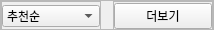
                     <widget class="QFrame" name="frame_7">
                      <property name="minimumSize">
                       <size>
                        <width>0</width>
                        <height>30</height>
                       </size>
                      </property>
                      <property name="maximumSize">
                       <size>
                        <width>16777215</width>
                        <height>30</height>
                       </size>
                      </property>
                      <property name="frameShape">
                       <enum>QFrame::StyledPanel</enum>
                      </property>
                      <property name="frameShadow">
                       <enum>QFrame::Raised</enum>
                      </property>
                      <layout class="QHBoxLayout" name="horizontalLayout">
                       <property name="leftMargin">
                        <number>0</number>
                       </property>
                       <property name="topMargin">
                        <number>0</number>
                       </property>
                       <property name="rightMargin">
                        <number>0</number>
                       </property>
                       <property name="bottomMargin">
                        <number>0</number>
                       </property>
                       <item>
                        <widget class="QFrame" name="frame_9">
                         <property name="minimumSize">
                          <size>
                           <width>100</width>
                           <height>30</height>
                          </size>
                         </property>
                         <property name="maximumSize">
                          <size>
                           <width>100</width>
                           <height>16777215</height>
                          </size>
                         </property>
                         <property name="frameShape">
                          <enum>QFrame::StyledPanel</enum>
                         </property>
                         <property name="frameShadow">
                          <enum>QFrame::Raised</enum>
                         </property>
                         <layout class="QHBoxLayout" name="horizontalLayout_6">
                          <property name="leftMargin">
                           <number>0</number>
                          </property>
                          <property name="topMargin">
                           <number>0</number>
                          </property>
                          <property name="rightMargin">
                           <number>0</number>
                          </property>
                          <property name="bottomMargin">
                           <number>0</number>
                          </property>
                          <item>
                           <widget class="QComboBox" name="priorityBox">
                            <property name="font">
                             <font>
                              <stylestrategy>PreferDefault</stylestrategy>
                             </font>
                            </property>
                            <item>
                             <property name="text">
                              <string>추천순</string>
                             </property>
                            </item>
                            <item>
                             <property name="text">
                              <string>최신순</string>
                             </property>
                            </item>
                            <item>
                             <property name="text">
                              <string>셔플</string>
                             </property>
                            </item>
                           </widget>
                          </item>
                         </layout>
                        </widget>
                       </item>
                       <item>
                        <widget class="QFrame" name="frame_10">
                         <property name="frameShape">
                          <enum>QFrame::StyledPanel</enum>
                         </property>
                         <property name="frameShadow">
                          <enum>QFrame::Raised</enum>
                         </property>
                        </widget>
                       </item>
                       <item>
                        <widget class="QFrame" name="frame_11">
                         <property name="minimumSize">
                          <size>
                           <width>100</width>
                           <height>30</height>
                          </size>
                         </property>
                         <property name="maximumSize">
                          <size>
                           <width>100</width>
                           <height>16777215</height>
                          </size>
                         </property>
                         <property name="frameShape">
                          <enum>QFrame::StyledPanel</enum>
                         </property>
                         <property name="frameShadow">
                          <enum>QFrame::Raised</enum>
                         </property>
                         <layout class="QHBoxLayout" name="horizontalLayout_3">
                          <property name="leftMargin">
                           <number>0</number>
                          </property>
                          <property name="topMargin">
                           <number>0</number>
                          </property>
                          <property name="rightMargin">
                           <number>0</number>
                          </property>
                          <property name="bottomMargin">
                           <number>0</number>
                          </property>
                          <item>
                           <widget class="QPushButton" name="full_listBox">
                            <property name="text">
                             <string>더보기</string>
                            </property>
                           </widget>
                          </item>
                         </layout>
                        </widget>
                       </item>
                      </layout>
                     </widget>
